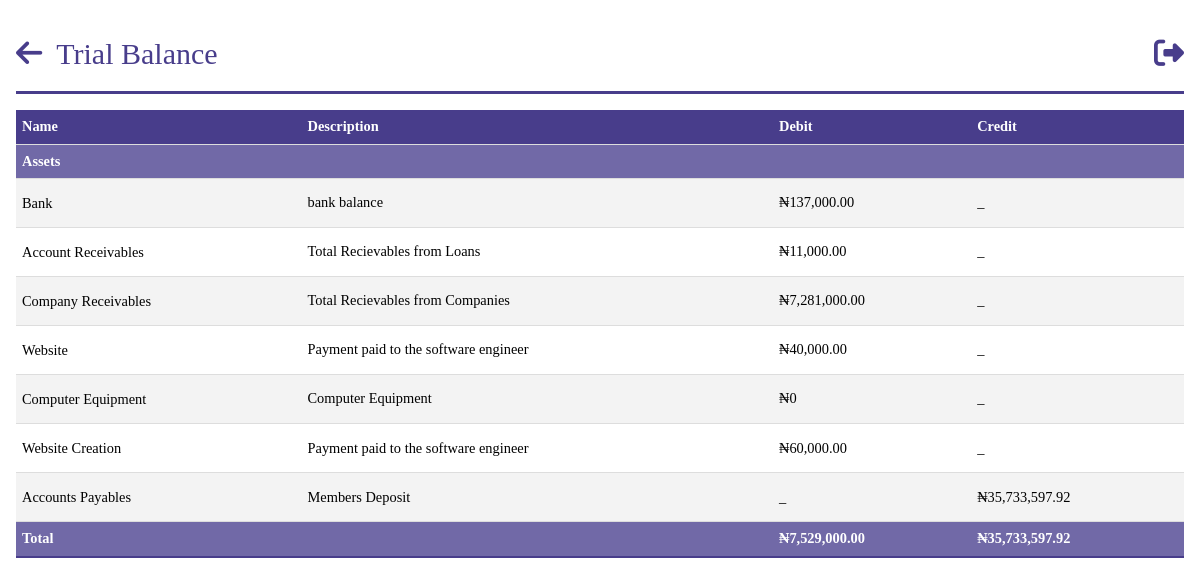
The app's page /trial_balance (signed in) with its own data.
### models.py (models this page shows, shortened)
class Asset(db.Model):
    __tablename__ = "assets"
    id = db.Column(db.Integer, primary_key=True)
    name = db.Column(db.String)
    balance_bfd = db.Column(db.Float, default=0.0)
    description = db.Column(db.String, nullable=True)
    balance = db.Column(db.Float, default=0.0)
    payments = db.relationship("AssetPayment", backref="main")

class Expense(db.Model):
    __tablename__ = "expenses"
    id = db.Column(db.Integer, primary_key=True)
    name = db.Column(db.String)
    description = db.Column(db.String, nullable=True)
    balance_bfd = db.Column(db.Float, default=0.0)
    balance = db.Column(db.Float, default=0.0)
    payments = db.relationship("ExpensePayment", backref="main")

### app.py (the view)
@app.route("/trial_balance")
@login_required
@role_required(["Admin", "Secretary", "Sub-Admin"])
def trial_balance():
    cash_and_bank = query.get_cash_and_banks()
    accounts_receivable = query.get_accounts_receivable()
    company_receivable = query.get_company_receivables()
    total_investments = query.get_total_investment()
    total_liabilities = query.get_total_liabilities()
    net_income = query.get_net_income()
    accounts_payable = query.get_accounts_payable()
    fixed_assets = Asset.query.all()
    liabilities = Liability.query.all()
    incomes = Income.query.all()
    expenses = Expense.query.all()
    investments = Investment.query.all()
    incomes = [income for income in incomes if income.balance > 0]
    expenses = [expense for expense in expenses if expense.balance > 0]
    total_income = sum(income.balance for income in incomes)
    total_expenses = sum(expense.balance for expense in expenses)
    total_fixed_assets = sum(a.balance for a in fixed_assets)
    total_assets = cash_and_bank + accounts_receivable+ company_receivable+ total_investments+ total_fixed_assets
    total_dr = total_assets + total_expenses
    total_cr = accounts_payable+ total_liabilities + total_income
    context = {
        "assets": fixed_assets,
        "incomes": incomes,
        "expenses": expenses,
        "liabilities": liabilities,
        "investments": investments,
        "cash_and_bank": cash_and_bank,
        "accounts_receivable": accounts_receivable,
        "company_receivable": company_receivable,
        "net_income": net_income,
        "accounts_payable": accounts_payable,
        "accounts_payable": accounts_payable,
        "total_dr": total_dr,
        "total_cr": total_cr,
    }
    return render_template("query/trial-balance.html", **context)

### app.py (called while the page is built)
@login_manager.user_loader
def load_user(person_id):
    return Person.query.get(person_id)

def role_required(roles_required):
    def decorator(view_func):
        @wraps(view_func)
        def wrapper(*args, **kwargs):
            if not current_user.is_authenticated:
                flash("You must be logged in to access this page.", "error")
                return redirect(url_for("login"))
            user_role = current_user.role
            if user_role.name not in roles_required:
                flash("You don't have the required role to access this page.", "error")
                return redirect(
                    url_for("dashboard")
                )  # Change this to your desired redirect
            return view_func(*args, **kwargs)
        return wrapper
    return decorator

@app.before_request
def before_request():
    g.user = current_user

@app.template_filter("currency")
@login_required
def currency(value):
    modified_value = format_currency(value)  # Modify the value as needed
    return modified_value

### filters.py (called while the page is built)
def format_currency(
    value, currency_symbol="₦", decimal_separator=".", thousands_separator=","
):
    if value:
        if value < 0:
            formatted_value = f"-{currency_symbol}{abs(value):,.2f}"
        else:
            formatted_value = f"{currency_symbol}{value:,.2f}"
        formatted_value = formatted_value.replace(".", decimal_separator).replace(
            ",", thousands_separator
        )
    else:
        formatted_value = f"{currency_symbol}0"
    return formatted_value

### models.py (called while the page is built)
def log_report(target):
    with open('report.txt', 'a') as f:
        f.write(f'{target}\n')

    @hybrid_property
    def total_balance(self):
        return self.available_balance + self.balance_withheld

### queries.py (called while the page is built)
    def get_net_income(self):
        income = Income.query.all()
        expense = Expense.query.all()
        net_income = sum([i.balance for i in income if i.balance]) - sum(
            [e.balance for e in expense if e.balance]
        )
        return net_income

    def get_cash_and_banks(self):
        bank = Bank.query.all()
        total = sum([b.new_balance for b in bank if b.new_balance])
        return total

    def get_accounts_receivable(self):
        persons = Person.query.all()
        total = sum([p.loan_balance for p in persons if p.loan_balance])
        log_report(persons)
        log_report([p.loan_balance for p in persons if p.loan_balance])
        return total

### templates/query/trial-balance.html (shortened to what this page needs)
{%extends 'base.html' %}
{% block header%}
Trial Balance
{% endblock  %}
{% block anchor%}
<a href="{{ url_for('queries') }}" id='arrow'><i class="fa-solid fa-arrow-left"></i></a>
{% endblock  %}
{%block content%}
<body id="person">
    <table class="tab-content">
        <tbody>
            <tr>
                <th>Name</th>
                <th>Description</th>
                <th>Debit</th>
                <th>Credit</th>
            </tr>
            <tr>
                <th colspan="5" class="total">Assets</th>
            </tr>
            <tr>
                <td><a href="{{ url_for('bank_report')}}">Bank</a></td>
                <td>bank balance</td>
                <td>{{ cash_and_bank | currency }}</td>
                <td> _ </td>
            <tr>
                <td><a href="{{url_for('get_loan')}}">Account Receivables</a></td>
                <td>Total Recievables from Loans</td>
                <td>{{ accounts_receivable | currency }}</td>
                <td>_</td>
            </tr>
            <tr>
                <td><a href="{{url_for('companies_report')}}">Company Receivables</a></td>
                <td>Total Recievables from Companies</td>
                <td> {{ company_receivable | currency }} </td>
                <td>_</td>
            </tr>
            {% for asset in assets %}
            <tr>
                <td><a href="{{url_for('ledger_report',ledger='asset',ledger_id=asset.id)}}">{{asset.name}}</a></td>
                <td>{{asset.description}}</td>
                <td>{{asset.balance | currency}}</td>
                <td>_</td>
            </tr>
            {% endfor %}
            {% for expense in expenses %}
            <tr>
                <td><a href="{{url_for('ledger_report',ledger='expense',ledger_id=expense.id)}}">{{ expense.name }}</a></td>
                <td>{{expense.description}}</td>
                <td>{{expense.balance | currency}}</td>
                <td>_</td>
            <tr>
                {% endfor %}
            <td><a href="{{url_for('get_payments')}}">Accounts Payables</a></td>
            <td>Members Deposit</td>
                <td> _ </td>
                <td>{{ accounts_payable | currency }}</td>
            </tr>
            <tr>
                <th colspan="2" class="total">Total</th>
                <th colspan="1" class="total">{{total_dr | currency}}</th>
                <th colspan="1" class="total">{{total_cr | currency}}</th>
            </tr>
        </tbody>
    </table>
{%endblock%}

### static/css/style.css (style rules this page uses)
* { margin: 0; padding: 0; box-sizing: border-box; font-family:'Times New Roman', Times, serif; }
.index { background-color: #ffffff; margin: 0 auto; max-width: 80em; line-height: 1.5; padding: 1em 1em; }
.index a { color: #fff; line-height: 2.5; text-decoration: none; }
.index #nav a { font-size: 10px; }
.index #nav a { font-size: 30px; color: #483d8b; }
.index #nav #arrow i { color: #483d8b; margin-right: 10px; }
#person * { color: #000; max-width: 90em; margin: 0 auto; margin-bottom: 3px; }
#person .tab-content { width: 100%; border-collapse: collapse; font-size: 0.9em; min-width: 400px; }
#person .tab-content tr th { background-color: #483d8b; color: #fff; text-align: left; font-weight: bold; }
#person th, #person td { padding: 6px; text-align: left; border-bottom: 1px solid #ddd; }
#person .tab-content tbody tr:nth-of-type(odd) { background-color: #f3f3f3; }
#person .tab-content tbody tr:last-of-type { border-bottom: 2px solid #483d8b; }
#person .tab-content tr a { text-decoration: none; }
#person .tab-content .total { background: #524894d0; }

### records on screen
Asset: name "Website", description "Payment paid to the software engineer", balance "₦40,000.00"
Asset: name "Computer Equipment", description "Computer Equipment", balance "₦0"
Expense: name "Website Creation", description "Payment paid to the software engineer", balance "₦60,000.00"

### other values on screen
{{ cash_and_bank | currency }} "₦137,000.00"
{{ accounts_receivable | currency }} "₦11,000.00"
{{ company_receivable | currency }} "₦7,281,000.00"
{{ accounts_payable | currency }} "₦35,733,597.92"
{{ total_dr | currency }} "₦7,529,000.00"
{{ total_cr | currency }} "₦35,733,597.92"
